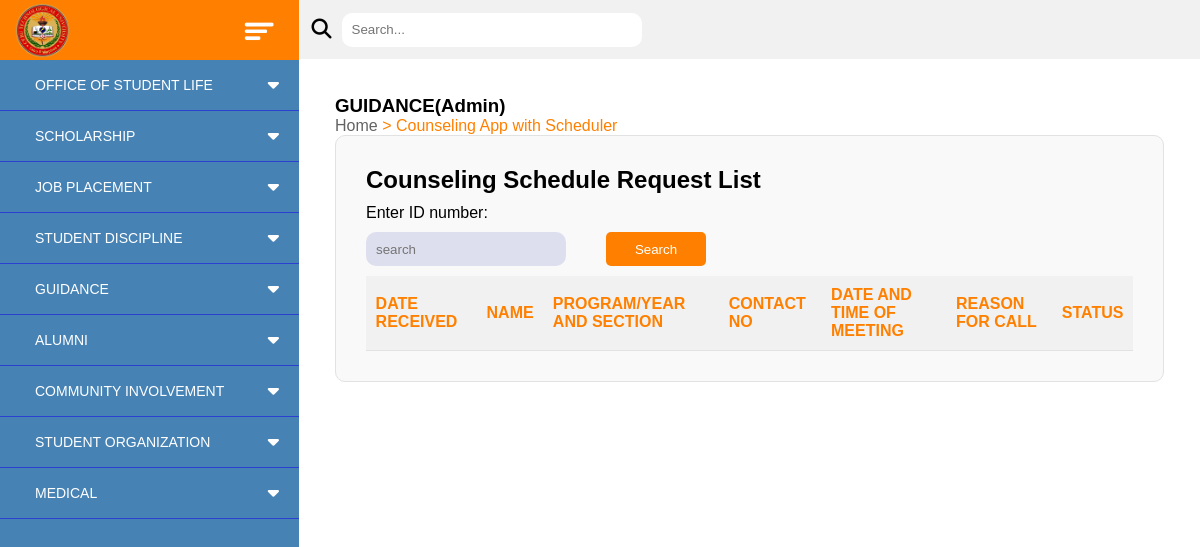
The page /counseling_app/admin/ on the database as committed earlier.
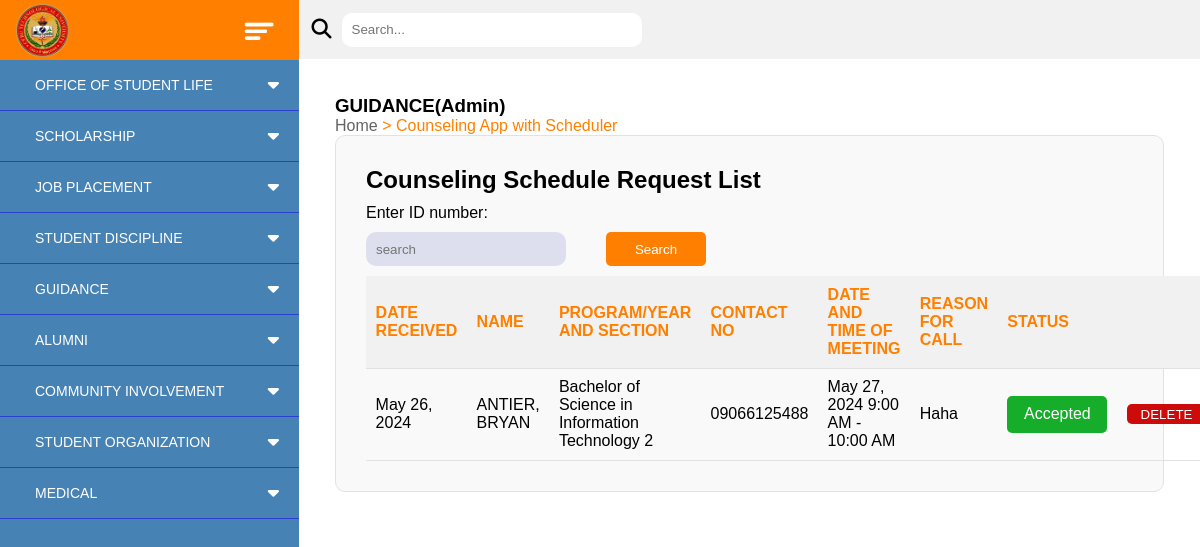
The same page on the database as committed later.
### SAO_WebApp/models.py (models this page shows)
class counseling_schedule(models.Model):
    counselingID = models.AutoField(primary_key=True)
    dateRecieved = models.DateField()
    studentID = models.ForeignKey(studentInfo,on_delete=models.CASCADE)
    reason = models.CharField(max_length=255)
    scheduled_date = models.DateField()
    time = [
        ('8-9', '8:00 AM - 9:00 AM'),
        ('9-10', '9:00 AM - 10:00 AM'),
        ('10-11', '10:00 AM-11:00 AM'),
        ('11-12', '11:00 AM -12:00 PM'),
        ('1-2','1:00 PM - 2:00 PM'),
        ('2-3','2:00 PM - 3:00 PM'),
        ('3-4','3:00 PM - 4:00 PM'),
        ('4-5','4:00 PM - 5:00 PM'),
    ]
    scheduled_time = models.CharField(max_length=15, choices=time)
    email = models.EmailField()
    approval_status = [
        ('Accepted' , 'Accepted'),
        ('Declined' , 'Declined'),
        ('Pending' , 'Pending'),
        ('Expired' , 'Expired')
    ]
    status = models.CharField(max_length=10, choices=approval_status, default='Pending')

class studentInfo(models.Model):
    studID = models.IntegerField(primary_key=True)
    lrn = models.CharField(max_length=12)
    lastname = models.CharField(max_length=100)
    firstname = models.CharField(max_length=100)
    middlename = models.CharField(max_length=50)
    degree = models.CharField(max_length=150)
    yearlvl = models.CharField(max_length=10)
    sex=models.CharField(max_length=10)
    emailadd= models.EmailField()
    contact= models.CharField(max_length=11)

### SAO_WebApp/views.py (the view)
# urls.py: path('counseling_app/admin/', counseling_app_admin_view, name="Counseling App With Scheduler Admin View"),
def counseling_app_admin_view(request):
    meeting_requests = counseling_schedule.objects.select_related('studentID').order_by('-dateRecieved')
    time = {
        '8-9': '8:00 AM - 9:00 AM',
        '9-10': '9:00 AM - 10:00 AM',
        '10-11': '10:00 AM-11:00 AM',
        '11-12': '11:00 AM -12:00 PM',
        '1-2': '1:00 PM - 2:00 PM',
        '2-3': '2:00 PM - 3:00 PM',
        '3-4': '3:00 PM - 4:00 PM',
        '4-5': '4:00 PM - 5:00 PM'
    }
    context = {
        'meeting_requests': meeting_requests,
        'time': time,
    }
    return render(request, 'counseling_app_admin_view.html', context)

### SAO_WebApp/views.py (called while the page is built)
@register.filter
def get_formatted_time(dictionary, key):
    return dictionary.get(key)

### templates/counseling_app_admin_view.html (shortened to what this page needs)
{% extends "main.html" %}
{% load static %}
{% block headcontent %}
<link rel="stylesheet" type="text/css" href="{% static 'stylesheet/counseling_app_admin.css'%}">
{% endblock %}
{% block bodycontent %}
    <div class="container">
        <h3>GUIDANCE(Admin)</h3>
        <span><label id="dir-gray">Home</label><label id="dir-orange"> > Counseling App with Scheduler</label></span>
        <div class="form-container">
            <h2>Counseling Schedule Request List</h2>
            <label>Enter ID number:</label>
            <span id="search_id">
                <input type="text" name="studentID" placeholder="search" required="" id="studentIDBox">
                <button class="OrangeButton" id="searchButton">Search</button>
            </span>
            <table id="info_table">
                <tr id="info_table_head">
                    <th>DATE RECEIVED</th>
                    <th>NAME</th>
                    <th>PROGRAM/YEAR AND SECTION</th>
                    <th>CONTACT NO</th>
                    <th>DATE AND TIME OF MEETING</th>
                    <th>REASON FOR CALL</th>
                    <th colspan="2">STATUS</th>
                </tr>
                {% for schedule_request in meeting_requests %}
                    <tr>
                        <td>{{ schedule_request.dateRecieved }}</td>
                        <td>{{ schedule_request.studentID.lastname }}, {{ schedule_request.studentID.firstname }}</td>
                        <td>{{ schedule_request.studentID.degree }} {{ schedule_request.studentID.yearlvl }}</td>
                        <td>0{{ schedule_request.studentID.contact }}</td>
                        <td>{{ schedule_request.scheduled_date }} {{ time|get_formatted_time:schedule_request.scheduled_time }}</td>
                        <td>{{ schedule_request.reason }}</td>
                        <td>
                            {% if schedule_request.status == 'Accepted' %}
                                <span class="accepted">{{ schedule_request.status }}</span>
                            {% elif schedule_request.status == 'Declined' %}
                                <span class="declined">{{ schedule_request.status }}</span>
                            {% elif schedule_request.status == 'Pending' %}
                                <span class="pending">{{ schedule_request.status }}</span>
                            {% elif schedule_request.status == 'Expired' %}
                                <span class="expired">{{ schedule_request.status }}</span>
                            {% else %}
                                {{ schedule_request.status }}
                            {% endif %}
                        </td>
                        <td>
                            <div class="horizontal">
                                <button class="delete">DELETE</button>
                            </div>
                        </td>
                    </tr>
                {% endfor %}
            </table>
        </div>
    </div>
{% endblock %}

Rows that differ between the two databases and show on the page:
added counseling_schedule: dateRecieved "May 26, 2024", studentID.lastname "ANTIER", studentID.firstname "BRYAN", studentID.degree "Bachelor of Science in Information Technology", studentID.yearlvl "2", studentID.contact "9066125488", scheduled_date "May 27, 2024", scheduled_time "9:00 AM - 10:00 AM", reason "Haha", status "Accepted"
